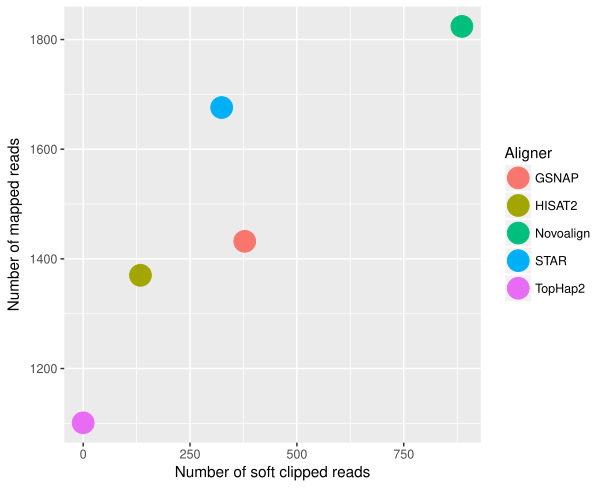

Reproduce this figure in R.
ggplot(data) + geom_point(aes(n_soft,n_mapped,color=Aligner), size=7)+labs(y = "Number of mapped reads")+labs(x = "Number of soft clipped reads")
